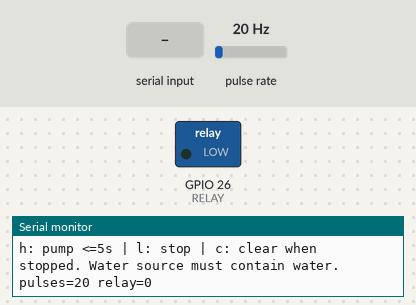
This sketch was run on a simulated ESP32. Parts: switched loads named in the sketch (green lamp = pin HIGH), the last lines printed to the serial monitor. Wiring (inferred from the names in the program): pulse sensor: data GPIO 27. The inputs (shaded band) are chosen by the test bench; at power-on: pulse rate 20 Hz.

Above: at 1.2 s.
1.3 s: "h" received over Serial
At 1.6 s:
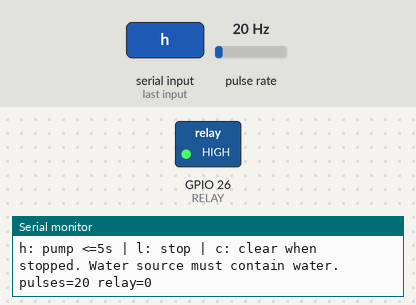
2.8 s: "l" received over Serial
At 3.9 s:
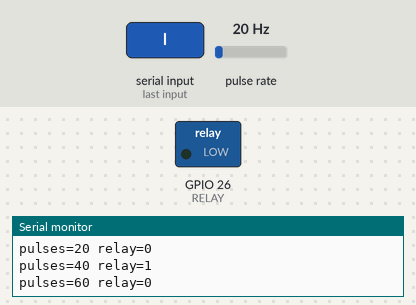
Timing chart, 0 to 5.8 s (numbered marks = the images above; inputs shaded):
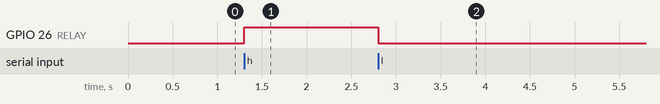

Measured:
- after the input at 1.3 s, GPIO 26 (RELAY): LOW → HIGH at once
- after the input at 2.8 s, GPIO 26 (RELAY): HIGH → LOW after 0.00 s instead of 3.5 s

The sketch:

calibration.ino
```cpp
// Standalone flow calibration sketch for the PIPE ESP32 only (Arduino IDE).
// Active HIGH relay confirmed by TV1. Install flyback diode before pumping.
// h: run at most 5 seconds; l: stop; c: clear pulses only when stopped.
// Collect measured water; coefficient = counted pulses / measured litres.
const int FLOW=27, RELAY=26;
volatile uint32_t pulses=0;
portMUX_TYPE pulseMux=portMUX_INITIALIZER_UNLOCKED;
bool pumping=false; uint32_t started=0;
void IRAM_ATTR onPulse() { portENTER_CRITICAL_ISR(&pulseMux); ++pulses; portEXIT_CRITICAL_ISR(&pulseMux); }
void setup() {
  digitalWrite(RELAY,LOW); pinMode(RELAY,OUTPUT); digitalWrite(RELAY,LOW);
  Serial.begin(115200); pinMode(FLOW,INPUT_PULLUP);
  attachInterrupt(digitalPinToInterrupt(FLOW),onPulse,FALLING);
  Serial.println("h: pump <=5s | l: stop | c: clear when stopped. Water source must contain water.");
}
void loop() {
  if(pumping && uint32_t(millis()-started)>=5000) { pumping=false; digitalWrite(RELAY,LOW); }
  while(Serial.available()) {
    char c=Serial.read();
    if(c=='l') { pumping=false; digitalWrite(RELAY,LOW); }
    if(c=='c' && !pumping) { portENTER_CRITICAL(&pulseMux); pulses=0; portEXIT_CRITICAL(&pulseMux); }
    if(c=='h' && !pumping) { started=millis(); pumping=true; digitalWrite(RELAY,HIGH); }
  }
  static uint32_t last=0;
  if(uint32_t(millis()-last)>=1000) {
    last=millis(); portENTER_CRITICAL(&pulseMux); uint32_t p=pulses; portEXIT_CRITICAL(&pulseMux);
    Serial.printf("pulses=%lu relay=%d\n",(unsigned long)p,pumping);
  }
  delay(5);
}
```
